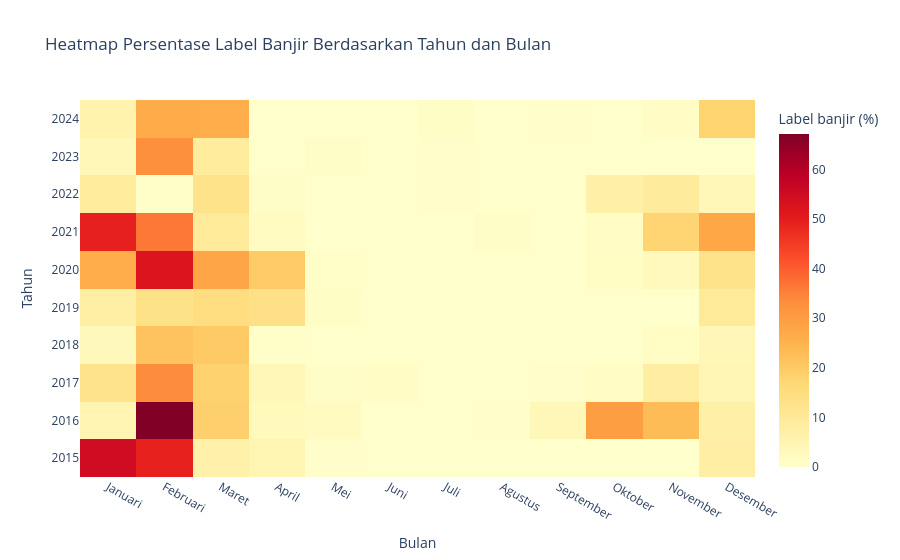

Write notebook code for a chart like this one.
### Code cell
# ANALISIS TEMPORAL: POLA BANJIR BERDASARKAN TAHUN DAN BULAN

heatmap_data = (
    df.group_by(["year", "month"])
    .agg(
        (
            pl.col("flood_label").mean() * 100
        ).alias("persentase_label_banjir")
    )
    .sort(["year", "month"])
)

print("=== POLA LABEL BANJIR BERDASARKAN TAHUN DAN BULAN ===")
print(heatmap_data)

# MENGUBAH DATA KE FORMAT HEATMAP
data_pivot = (
    heatmap_data.to_pandas()
    .pivot(
        index="year",
        columns="month",
        values="persentase_label_banjir"
    )
)

nama_bulan = [
    "Januari", "Februari", "Maret",
    "April", "Mei", "Juni",
    "Juli", "Agustus", "September",
    "Oktober", "November", "Desember"
]

# VISUALISASI 6
fig6 = go.Figure(
    data=go.Heatmap(
        z=data_pivot.values,
        x=nama_bulan,
        y=data_pivot.index.astype(str),
        colorscale="YlOrRd",
        colorbar=dict(
            title="Label banjir (%)"
        ),
        hovertemplate=(
            "Tahun: %{y}<br>"
            "Bulan: %{x}<br>"
            "Persentase label banjir: %{z:.2f}%"
            "<extra></extra>"
        )
    )
)

fig6.update_layout(
    title="Heatmap Persentase Label Banjir Berdasarkan Tahun dan Bulan",
    xaxis_title="Bulan",
    yaxis_title="Tahun",
    template="plotly_white"
)

fig6.show()

### Figure 1 — Plotly figure (JSON) as saved in the notebook; plotly's stock layout.template omitted (floating-point values rounded to 4 significant figures)
{"data": [{"colorbar": {"title": {"text": "Label banjir (%)"}}, "colorscale": [[0, "rgb(255,255,204)"], [0.125, "rgb(255,237,160)"], [0.25, "rgb(254,217,118)"], [0.375, "rgb(254,178,76)"], [0.5, "rgb(253,141,60)"], [0.625, "rgb(252,78,42)"], [0.75, "rgb(227,26,28)"], [0.875, "rgb(189,0,38)"], [1, "rgb(128,0,38)"]], "hovertemplate": "Tahun: %{y}<br>Bulan: %{x}<br>Persentase label banjir: %{z:.2f}%<extra></extra>", "type": "heatmap", "x": ["Januari", "Februari", "Maret", "April", "Mei", "Juni", "Juli", "Agustus", "September", "Oktober", "November", "Desember"], "y": ["2015", "2016", "2017", "2018", "2019", "2020", "2021", "2022", "2023", "2024"], "z": [[54.72, 49.07, 6.594, 4.864, 0.2942, 0.0, 0.0, 0.0, 0.0, 0.0, 0.0, 7.699], [5.092, 67.12, 18.67, 2.987, 2.272, 0.1048, 0.0, 0.2435, 3.784, 29.77, 23.09, 6.898], [12.4, 33.6, 18.34, 3.805, 0.984, 1.195, 0.0, 0.0, 0.2516, 1.349, 8.071, 4.413], [3.155, 21.52, 19.99, 0.5765, 0.0, 0.1572, 0.0, 0.0, 0.0, 0.06086, 1.551, 4.027], [7.354, 13.14, 14.5, 13.41, 1.156, 0.0, 0.0, 0.0, 0.0, 0.0, 0.0, 9.769], [26.22, 52.19, 28.0, 19.77, 0.5072, 0.0, 0.0, 0.0, 0.0, 1.582, 2.966, 12.77], [49.31, 36.39, 9.556, 2.055, 0.03043, 0.0, 0.0, 0.9738, 0.09434, 1.298, 17.58, 27.71], [9.018, 0.7862, 12.49, 0.8805, 0.0, 0.0, 0.355, 0.03043, 0.1887, 6.817, 9.34, 3.753], [3.875, 32.92, 8.937, 0.0, 0.9434, 0.0, 0.4058, 0.0, 0.0, 0.0, 0.1363, 0.1724], [5.742, 26.71, 26.31, 0.2201, 0.1826, 0.0, 1.096, 0.0, 0.3774, 0.0, 1.205, 17.89]]}], "layout": {"title": {"text": "Heatmap Persentase Label Banjir Berdasarkan Tahun dan Bulan"}, "xaxis": {"title": {"text": "Bulan"}}, "yaxis": {"title": {"text": "Tahun"}}}}
